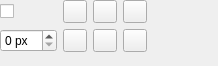
<?xml version="1.0" encoding="UTF-8"?>
<ui version="4.0">
 <class>SnapGuideConfigWidget</class>
 <widget class="QWidget" name="SnapGuideConfigWidget">
  <property name="geometry">
   <rect>
    <x>0</x>
    <y>0</y>
    <width>218</width>
    <height>66</height>
   </rect>
  </property>
  <layout class="QGridLayout" columnstretch="0,0,0,0,1" rowstretch="0,0,1">
   <property name="margin">
    <number>0</number>
   </property>
   <item row="0" column="0">
    <widget class="QCheckBox" name="useSnapGuides">
     <property name="text">
      <string/>
     </property>
    </widget>
   </item>
   <item row="0" column="1">
    <widget class="QToolButton" name="nodeSnapGuide">
     <property name="checkable">
      <bool>true</bool>
     </property>
     <property name="toolTip">
      <string>Nodes</string>
     </property>
     <property name="text">
      <string/>
     </property>
    </widget>
   </item>
   <item row="0" column="2">
    <widget class="QToolButton" name="extensionSnapGuide">
     <property name="checkable">
      <bool>true</bool>
     </property>
     <property name="toolTip">
      <string>Extension of lines</string>
     </property>
     <property name="text">
      <string/>
     </property>
    </widget>
   </item>
   <item row="0" column="3">
    <widget class="QToolButton" name="boundingBoxSnapGuide">
     <property name="checkable">
      <bool>true</bool>
     </property>
     <property name="toolTip">
      <string>Bounding box of shape</string>
     </property>
     <property name="text">
      <string/>
     </property>
    </widget>
   </item>
   <item row="1" column="0">
    <widget class="QSpinBox" name="snapDistance">
     <property name="sizePolicy">
      <sizepolicy hsizetype="Fixed" vsizetype="Fixed">
       <horstretch>0</horstretch>
       <verstretch>0</verstretch>
      </sizepolicy>
     </property>
     <property name="toolTip">
      <string>Proximity distance where snapping happens</string>
     </property>
     <property name="suffix">
      <string> px</string>
     </property>
    </widget>
   </item>
   <item row="1" column="1">
    <widget class="QToolButton" name="orthogonalSnapGuide">
     <property name="checkable">
      <bool>true</bool>
     </property>
     <property name="toolTip">
      <string>Orthogonal</string>
     </property>
     <property name="text">
      <string/>
     </property>
    </widget>
   </item>
   <item row="1" column="2">
    <widget class="QToolButton" name="intersectionSnapGuide">
     <property name="checkable">
      <bool>true</bool>
     </property>
     <property name="toolTip">
      <string>Intersection of lines</string>
     </property>
     <property name="text">
      <string/>
     </property>
    </widget>
   </item>
   <item row="1" column="3">
    <widget class="QToolButton" name="lineGuideSnapGuide">
     <property name="checkable">
      <bool>true</bool>
     </property>
     <property name="toolTip">
      <string>Guide lines</string>
     </property>
     <property name="text">
      <string/>
     </property>
    </widget>
   </item>
   <item row="2" column="1">
    <widget class="QWidget" name="SpecialSpacer">
     <property name="sizePolicy">
      <sizepolicy hsizetype="Preferred" vsizetype="Expanding">
       <horstretch>0</horstretch>
       <verstretch>0</verstretch>
      </sizepolicy>
     </property>
    </widget>
   </item>
   <item row="0" column="4">
    <spacer>
     <property name="orientation">
      <enum>Qt::Horizontal</enum>
     </property>
    </spacer>
   </item>
  </layout>
 </widget>
 <resources/>
 <connections/>
</ui>
